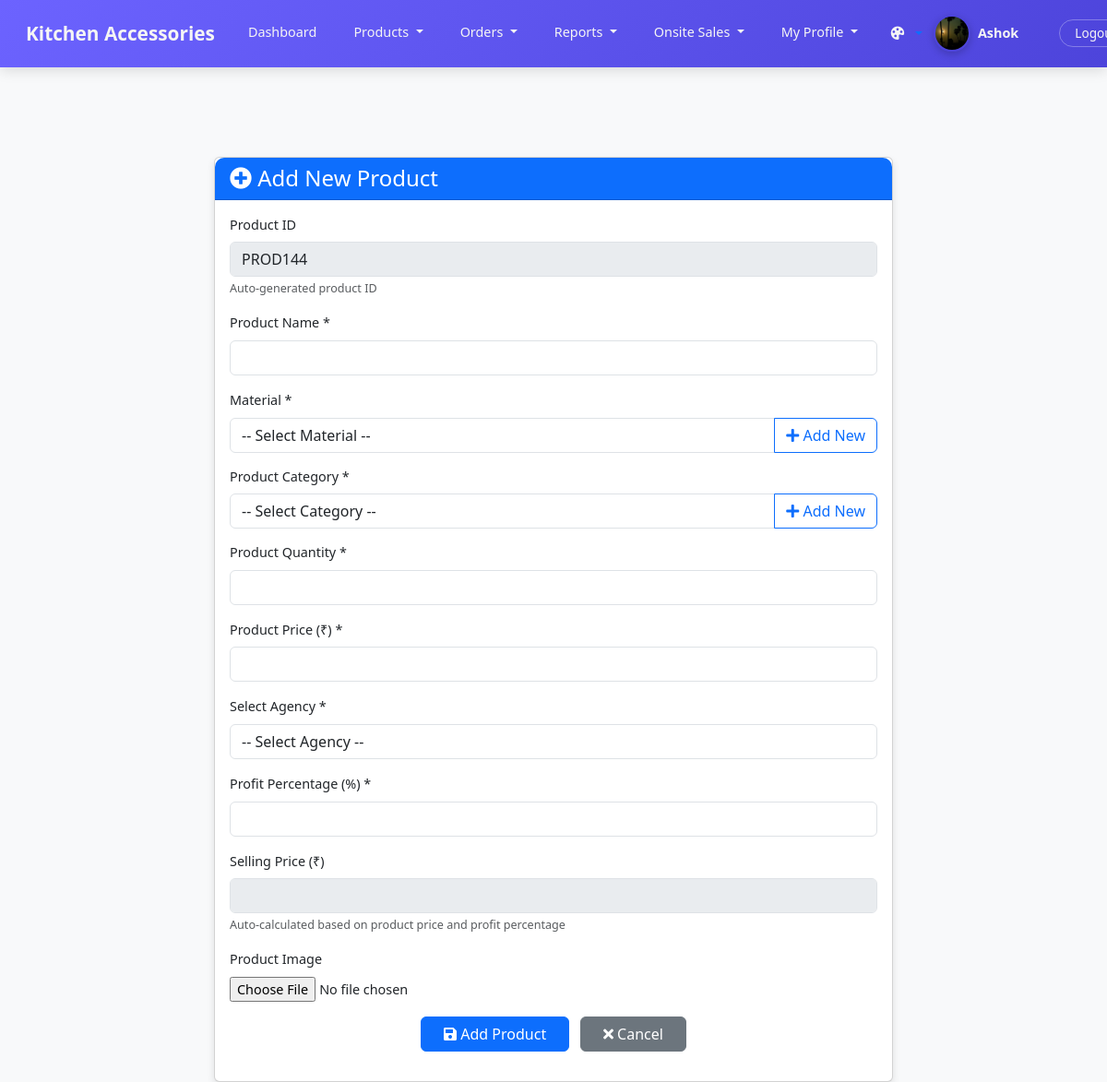
The app's page /admin/add_product.php (signed in) with its own data.
### tables this page shows
CREATE TABLE `users` (
  `id` int(11) NOT NULL,
  `username` varchar(50) NOT NULL,
  `email` varchar(100) NOT NULL,
  `phone` varchar(20) NOT NULL,
  `address_line1` varchar(255) NOT NULL,
  `city` varchar(100) NOT NULL,
  `state` varchar(100) NOT NULL,
  `postal_code` varchar(20) NOT NULL,
  `user_type` enum('user','admin') NOT NULL,
  `password` varchar(255) NOT NULL,
  `profile_image` varchar(255) NOT NULL,
  `created_at` timestamp NOT NULL DEFAULT current_timestamp(),
  `theme_preference` varchar(10) DEFAULT 'light',
  `color_scheme` varchar(10) DEFAULT 'default',
  `font_size` varchar(10) DEFAULT 'medium',
  `auto_logout` int(11) DEFAULT 30,
  `theme` varchar(10) DEFAULT 'light',
  `primary_color` varchar(7) DEFAULT '#5D3FD3',
  `secondary_color` varchar(7) DEFAULT '#f39c12',
  `font_color` varchar(7) DEFAULT '#333333',
  `auto_logout_time` int(11) DEFAULT 1800
);

### admin/add_product.php (the view, shortened to what this page needs)
<?php
include '../config.php';
function generateProductId($conn) {
    $sql = "SELECT MAX(CAST(SUBSTRING(product_id, 5) AS UNSIGNED)) as max_id FROM products";
    $result = $conn->query($sql);
    $row = $result->fetch_assoc();
    $next_id = 111;
    if ($row['max_id']) {
        $next_id = $row['max_id'] + 1;
    }
    return 'PROD' . $next_id;
}
$new_product_id = generateProductId($conn);
?>
<!DOCTYPE html>
<html lang="en">
<head>
    <link rel="stylesheet" href="https://stackpath.bootstrapcdn.com/bootstrap/4.5.2/css/bootstrap.min.css">
    <link rel="stylesheet" href="https://cdnjs.cloudflare.com/ajax/libs/font-awesome/5.15.1/css/all.min.css">
</head>
<body>
<?php include "navbar.php"?>
    <div class="container">
        <div class="row">
            <div class="col-md-8 offset-md-2">
                <div class="card">
                    <div class="card-header bg-primary text-white">
                        <h4 class="mb-0"><i class="fas fa-plus-circle"></i> Add New Product</h4>
                    </div>
                    <div class="card-body">
                        <form action="<?php echo htmlspecialchars($_SERVER["PHP_SELF"]); ?>" method="post" enctype="multipart/form-data">
                            <div class="form-group">
                                <label for="product_id">Product ID</label>
                                <input type="text" class="form-control" id="product_id" name="product_id" value="<?php echo $new_product_id; ?>" readonly>
                                <small class="form-text text-muted">Auto-generated product ID</small>
                            </div>
                            <div class="form-group">
                                <label for="product_name">Product Name *</label>
                                <input type="text" class="form-control" id="product_name" name="product_name" required>
                            </div>
                            <div class="form-group material-input-group">
                                <label for="product_material">Material *</label>
                                <div class="input-group">
                                    <select class="form-control" id="product_material" name="product_material" required>
                                        <option value="">-- Select Material --</option>
                                    </select>
                                    <div class="input-group-append">
                                        <button type="button" class="btn btn-outline-primary material-add-btn" data-toggle="modal" data-target="#materialModal">
                                            <i class="fas fa-plus"></i> Add New
                                        </button>
                                    </div>
                                </div>
                            </div>
                            <div class="form-group category-input-group">
                                <label for="product_category">Product Category *</label>
                                <div class="input-group">
                                    <select class="form-control" id="product_category" name="product_category" required>
                                        <option value="">-- Select Category --</option>
                                    </select>
                                    <div class="input-group-append">
                                        <button type="button" class="btn btn-outline-primary category-add-btn" data-toggle="modal" data-target="#categoryModal">
                                            <i class="fas fa-plus"></i> Add New
                                        </button>
                                    </div>
                                </div>
                            </div>
                            <div class="form-group">
                                <label for="product_quantity">Product Quantity *</label>
                                <input type="number" class="form-control" id="product_quantity" name="product_quantity" min="0" required>
                            </div>
                            <div class="form-group">
                                <label for="product_price">Product Price (₹) *</label>
                                <input type="number" class="form-control" id="product_price" name="product_price" min="0" step="0.01" required onchange="calculateSellingPrice()">
                            </div>
                            <div class="form-group">
                                <label for="agency_id">Select Agency *</label>
                                <select class="form-control" id="agency_id" name="agency_id" required>
                                    <option value="">-- Select Agency --</option>
                                </select>
                            </div>
                            <div class="form-group">
                                <label for="profit_percent">Profit Percentage (%) *</label>
                                <input type="number" class="form-control" id="profit_percent" name="profit_percent" min="0" step="0.01" required onchange="calculateSellingPrice()">
                            </div>
                            <div class="form-group">
                                <label for="selling_price">Selling Price (₹)</label>
                                <input type="number" class="form-control" id="selling_price" name="selling_price" readonly>
                                <small class="form-text text-muted">Auto-calculated based on product price and profit percentage</small>
                            </div>
                            <div class="form-group">
                                <label for="product_image">Product Image</label>
                                <input type="file" class="form-control-file" id="product_image" name="product_image" accept="image/*" onchange="previewImage(this)">
                            </div>
                            <div class="form-group text-center">
                                <button type="submit" class="btn btn-primary px-4"><i class="fas fa-save"></i> Add Product</button>
                                <a href="products.php" class="btn btn-secondary ml-2 px-4"><i class="fas fa-times"></i> Cancel</a>
                            </div>
                        </form>
                    </div>
                </div>
            </div>
        </div>
    </div>
</body>
</html>

### admin/navbar.php (shortened to what this page needs)
<?php
require_once '../config.php';
$username = 'Admin';
$profile_image = "../uploads/profilephoto/default-avatar.png";
$theme_preference = 'light';
$color_scheme = 'default';
$font_size = 'medium';
try {
    if (isset($conn)) {
        if ($conn && $conn->ping()) {
            $user_id = $_SESSION['user_id'];
            $stmt = $conn->prepare("SELECT username, profile_image, theme_preference, color_scheme, font_size, auto_logout FROM users WHERE id = ?");
            if ($stmt) {
                $stmt->bind_param("i", $user_id);
                $stmt->execute();
                $result = $stmt->get_result();
                if ($result && $result->num_rows > 0) {
                    $user = $result->fetch_assoc();
                    $username = htmlspecialchars($user['username'] ?? 'Admin');
                    if (!empty($user['profile_image'])) {
                        $img_path = strpos($user['profile_image'], 'uploads/profilephoto/') !== false
                            ? "../" . $user['profile_image']
                            : "../uploads/profilephoto/" . $user['profile_image'];
                        if (file_exists($img_path)) {
                            $profile_image = $img_path;
                        }
                    }
                    $theme_preference = $user['theme_preference'] ?? 'light';
                    $color_scheme = $user['color_scheme'] ?? 'default';
                    $font_size = $user['font_size'] ?? 'medium';
                }
            }
        }
    }
} catch (Exception $e) {
    error_log("Navbar database error: " . $e->getMessage());
}
$body_class = "theme-{$theme_preference} color-{$color_scheme} font-{$font_size}";
?>
<!DOCTYPE html>
<html lang="en">
<head>
    <link href="https://cdn.jsdelivr.net/npm/bootstrap@5.3.0-alpha1/dist/css/bootstrap.min.css" rel="stylesheet">
    <link rel="stylesheet" href="https://cdn.jsdelivr.net/npm/bootstrap-icons@1.11.0/font/bootstrap-icons.css">
</head>
<body class="<?php echo $body_class; ?>">
    <header class="admin-header fixed-top">
        <nav class="navbar navbar-expand-lg">
            <div class="container-fluid">
                <a class="navbar-brand" href="admin_dashboard.php">
                    Kitchen Accessories
                </a>
                <div class="collapse navbar-collapse" id="adminNavbar">
                    <ul class="navbar-nav me-auto mb-2 mb-lg-0">
                        <li class="nav-item">
                            <a class="nav-link" href="admin_dashboard.php">
                                Dashboard
                            </a>
                        </li>
                        <li class="nav-item dropdown">
                            <a class="nav-link dropdown-toggle" href="#" role="button" data-bs-toggle="dropdown" aria-expanded="false">
                                Products
                            </a>
                        </li>
                        <li class="nav-item dropdown">
                            <a class="nav-link dropdown-toggle" href="#" role="button" data-bs-toggle="dropdown" aria-expanded="false">
                                Orders
                            </a>
                        </li>
                        <li class="nav-item dropdown">
                            <a class="nav-link dropdown-toggle" href="#" role="button" data-bs-toggle="dropdown" aria-expanded="false">
                                Reports
                            </a>
                        </li>
                        <li class="nav-item dropdown">
                            <a class="nav-link dropdown-toggle" href="#" role="button" data-bs-toggle="dropdown" aria-expanded="false">
                                Onsite Sales
                            </a>
                        </li>
                        <li class="nav-item dropdown">
                            <a class="nav-link dropdown-toggle" href="#" role="button" data-bs-toggle="dropdown" aria-expanded="false">
                                My Profile
                            </a>
                        </li>
                    </ul>
                    <div class="user-profile d-flex align-items-center">
                        <div class="dropdown">
                            <a href="#" class="d-flex align-items-center text-decoration-none dropdown-toggle" id="themeDropdown" data-bs-toggle="dropdown" aria-expanded="false">
                                <i class="bi bi-palette-fill me-2" style="color: var(--light-color);"></i>
                            </a>
                        </div>
                        <a href="myprofile.php" class="d-flex align-items-center text-decoration-none">
                            <img src="<?php echo $profile_image; ?>"
                                 alt="Profile"
                                 class="profile-image"
                                 onerror="this.src='../uploads/profilephoto/default-avatar.png'">
                            <span class="username ms-2"><?php echo $username; ?></span>
                        </a>
                        <form method="post" action="" class="ms-3">
                            <button type="submit" name="logout" class="logout-btn">
                                Logout
                            </button>
                        </form>
                    </div>
                </div>
            </div>
        </nav>
    </header>
    <main>
    </main>
</body>
</html>

### admin/add_product.php (style rules this page uses)
.container { margin-top: 30px; }
.card { box-shadow: 0 4px 8px rgba(0,0,0,0.1); border-radius: 10px; }
.card-header { border-radius: 10px 10px 0 0 !important; }
.form-group label { font-weight: 500; }
.category-add-btn, .material-add-btn { cursor: pointer; }
.category-input-group, .material-input-group { margin-bottom: 15px; }

### admin/navbar.php (style rules this page uses)
:root { --primary-color: #6c63ff; --secondary-color: #4d44db; --dark-color: #222831; --light-color: #f5f5f5; --accent: #8A65FF; --accent-light: #A98FFF; --text-light: #f5f5f5; --text-dark: #222831; --bg-color: #f8f9fa; --card-bg: #ffffff; --text-color: #333333; --border-color: #dee2e6; }
.font-small { font-size: 0.9rem; }
body { margin: 0; font-family: 'Segoe UI', system-ui, -apple-system, sans-serif; background-color: var(--bg-color); color: var(--text-color); transition: background-color 0.3s, color 0.3s; }
.admin-header { background: linear-gradient(135deg, var(--primary-color) 0%, var(--secondary-color) 100%); box-shadow: 0 2px 15px rgba(0,0,0,0.15); padding: 0; }
.navbar-brand { font-weight: 700; color: var(--light-color) !important; font-size: 1.3rem; padding-left: 1rem; }
.nav-item { position: relative; }
.nav-link { color: var(--light-color) !important; font-weight: 500; padding: 1rem 1.25rem !important; border-bottom: 3px solid transparent; transition: all 0.3s ease; }
.user-profile { display: flex; align-items: center; gap: 0.75rem; padding: 0 1rem; }
.profile-image { width: 40px; height: 40px; border-radius: 50%; object-fit: cover; border: 2px solid var(--secondary-color); box-shadow: 0 3px 8px rgba(0,0,0,0.2); transition: all 0.3s ease; }
.username { font-weight: 600; color: var(--light-color); margin-right: 1rem; }
.logout-btn { background: none; border: 1px solid rgba(255,255,255,0.3); color: var(--light-color); border-radius: 20px; padding: 0.25rem 1rem; font-size: 0.85rem; transition: all 0.3s ease; font-weight: 500; }
main { margin-top: 76px; padding: 2rem; transition: all 0.3s ease; background-color: var(--bg-color); color: var(--text-color); }

### records on screen
users: profile_image (picture), username "Ashok"
